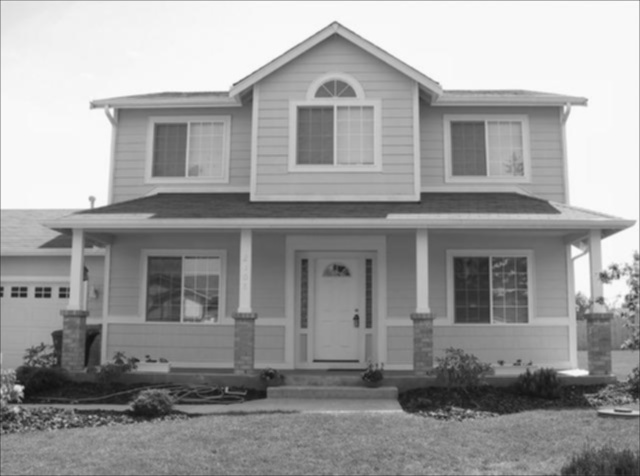
#> input picture Image_Processing/Image_Preprocessing_fundamentals/Q2/Q2_H1_gauss_s1.jpg, 640 x 476 px, given in place of House1.jpg, which was not available; the run also reads 1 picture not shown here
$ python assiQ2.py
#> lines starting #> are read from the running program, lines starting #| are printed output that depends on the picture; pictures that were not available may be replaced by others from this repository, and a replacement may not be noted
import cv2
import numpy as np
from PIL import Image
from scipy.signal import convolve2d


def myImgfil(img,kernal):
    km,kn = kernal.shape

    pad_t = km//2
    pad_b = km - pad_t -1
    pad_l = kn // 2
    pad_r = kn - pad_l -1


    pad_img = np.pad(img,pad_width=((pad_t,pad_b),(pad_l,pad_r)),mode="constant")

    out = convolve2d(pad_img,kernal,mode="valid")

    return out

def gauss(sig):
    size = 2*sig + 1
    kernal = np.zeros((size,size))
    cen = size // 2


    for i in range(size):
        for j in range(size):
            x = i - cen
            y = j - cen

            kernal[i,j] = np.exp(-(x**2 + y**2) / (2* sig**2))

    kernal = kernal / (2*np.pi * sig**2)
    kernal = kernal / kernal.sum()

    return kernal


# Q2_mean
img1 = cv2.imread("House1.jpg",0)
#> img1 is the input picture: shape (476, 640); min 16, max 253, mean 155.2
img2 = cv2.imread("House2.jpg",0)

avg_kernal_3 = np.ones([3,3],dtype=int)
avg_kernal_3 = avg_kernal_3 /9

avg_kernal_5 = np.ones([5,5],dtype=int)
avg_kernal_5 = avg_kernal_5 /25

H1_avg_3 = myImgfil(img1,avg_kernal_3)
cv2.imwrite("Q2_H1_avg_3.jpg",H1_avg_3)
imgshow = Image.open("Q2_H1_avg_3.jpg")
imgshow.show()


H1_avg_5 = myImgfil(img1,avg_kernal_5)
#> in myImgfil (call 2), `pad_img = np.pad(img,pad_width=((pad_t,pad_b),(pad_l,pad_r)),mode="con..`:
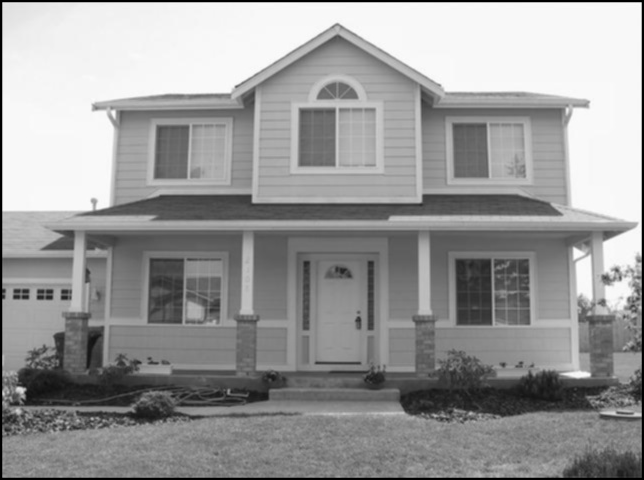
#> pad_img: shape (480, 644); min 0, max 253, mean 153
cv2.imwrite("Q2_H1_avg_5.jpg",H1_avg_5)
imgshow = Image.open("Q2_H1_avg_5.jpg")
imgshow.show()


H2_avg_3 = myImgfil(img2,avg_kernal_3)
cv2.imwrite("Q2_H2_avg_3.jpg",H2_avg_3)
imgshow = Image.open("Q2_H2_avg_3.jpg")
imgshow.show()


H2_avg_5 = myImgfil(img2,avg_kernal_5)
cv2.imwrite("Q2_H2_avg_5.jpg",H2_avg_5)
imgshow = Image.open("Q2_H2_avg_5.jpg")
imgshow.show()

# Q_2 gaussian

for sigma in range (1,4):
    gauss_s1 = gauss(sigma)

    H1_gauss_s1 = myImgfil(img1,gauss_s1)
    cv2.imwrite("Q2_H1_gauss_s"+str(sigma)+".jpg",H1_gauss_s1)
    imgshow = Image.open("Q2_H1_gauss_s"+str(sigma)+".jpg")
    imgshow.show()

    H2_gauss_s1 = myImgfil(img2,gauss_s1)
    cv2.imwrite("Q2_H2_gauss_s"+str(sigma)+".jpg",H2_gauss_s1)
    imgshow = Image.open("Q2_H2_gauss_s"+str(sigma)+".jpg")
    imgshow.show()


# Q2_ soble

def soble(img,h):

#> called with h = 'H1'
    pad_img = np.pad(img,pad_width=((1,1),(1,1)),mode="constant")
    sob_x = np.array([[-1,2,-1],[0,0,0],[1,2,1]],dtype=int)
    img_sob_x =convolve2d(pad_img,sob_x,mode="same",boundary="symm")
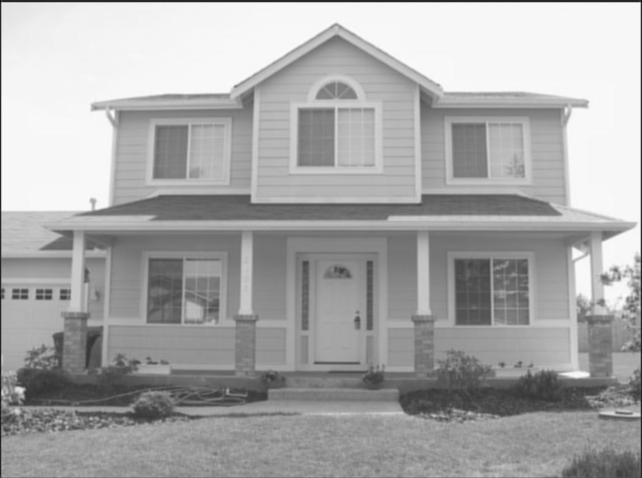
#> img_sob_x: shape (478, 642) int64; min -183, max 1027, mean 616.5; drawn with min black and max white

    sob_y = np.array([[-1,0,1],[-2,0,2],[-1,0,1]],dtype=int)
    img_sob_y = convolve2d(pad_img,sob_y,mode="same",boundary="symm")
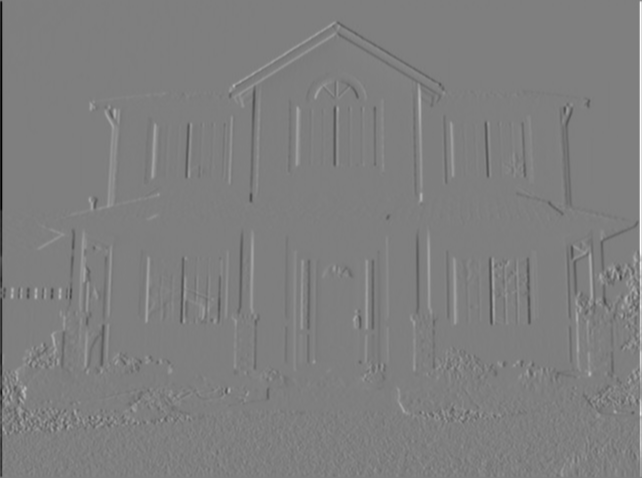
#> img_sob_y: shape (478, 642) int64; min -991, max 997, mean 0; drawn with min black and max white

    img_sob = np.sqrt(img_sob_x**2 + img_sob_y**2)
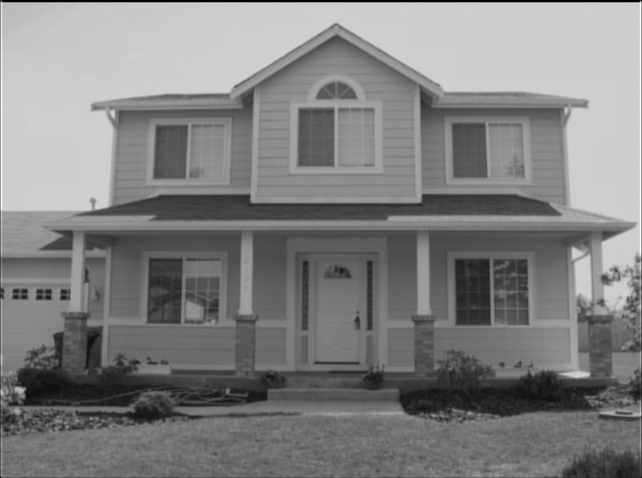
#> img_sob: shape (478, 642) float64; min 0, max 1228.1, mean 621.2; drawn with min black and max white


    img_sobr = img_sob
    img_sobr = img_sobr.astype(np.uint8)
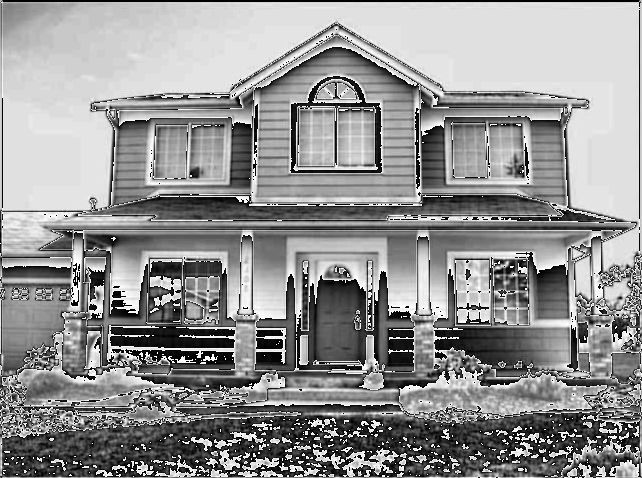
#> img_sobr: shape (478, 642); min 0, max 255, mean 145.7
    cv2.imwrite("Q2_"+h+"_soble.jpg",img_sobr)
    imgshow = Image.open("Q2_"+h+"_soble.jpg")
#> imgshow: PIL image 642x478 L
    imgshow.show()


soble(img1,"H1")
soble(img2,"H2")
#> call 2 of soble, with h = 'H2'
#> in soble (call 2), `img_sob = np.sqrt(img_sob_x**2 + img_sob_y**2)`:
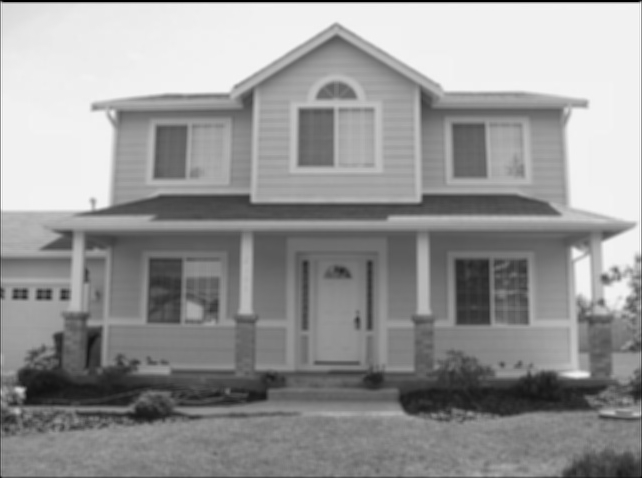
#> img_sob: shape (478, 642) float64; min 0, max 1046.4, mean 618.7; drawn with min black and max white
#> in soble (call 2), `img_sobr = img_sobr.astype(np.uint8)`:
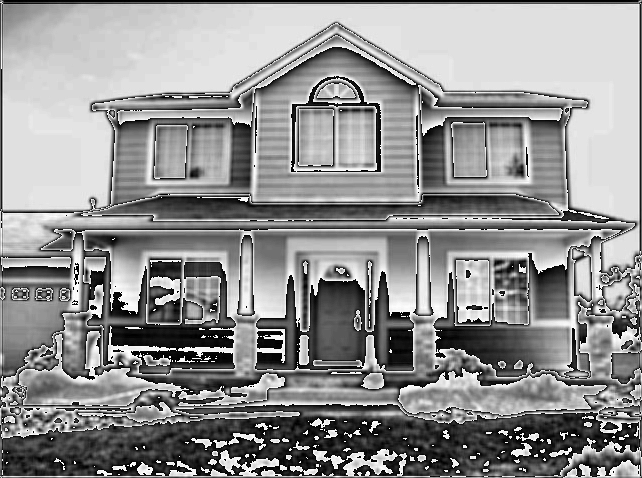
#> img_sobr: shape (478, 642); min 0, max 255, mean 144.6

# Q2_prewitt

def prewitt(img,h):

    pad_img = np.pad(img,pad_width=((1,1),(1,1)),mode="constant")
    pre_x = np.array([[1,1,1],[0,0,0],[-1,-1,1]],dtype=int)
    img_pre_x =convolve2d(pad_img,pre_x,mode="same",boundary="symm")

    pre_y = np.array([[-1,0,1],[-1,0,1],[-1,0,1]],dtype=int)
    img_pre_y = convolve2d(pad_img,pre_y,mode="same",boundary="symm")

    img_pre = np.sqrt(img_pre_x**2 + img_pre_y**2)


    img_prew = img_pre
    img_prew = img_prew.astype(np.uint8)
    cv2.imwrite("Q2_"+h+"_prew.jpg",img_prew)
    imgshow = Image.open("Q2_"+h+"_prew.jpg")
    imgshow.show()


prewitt(img1,"H1")
prewitt(img2,"H2")
